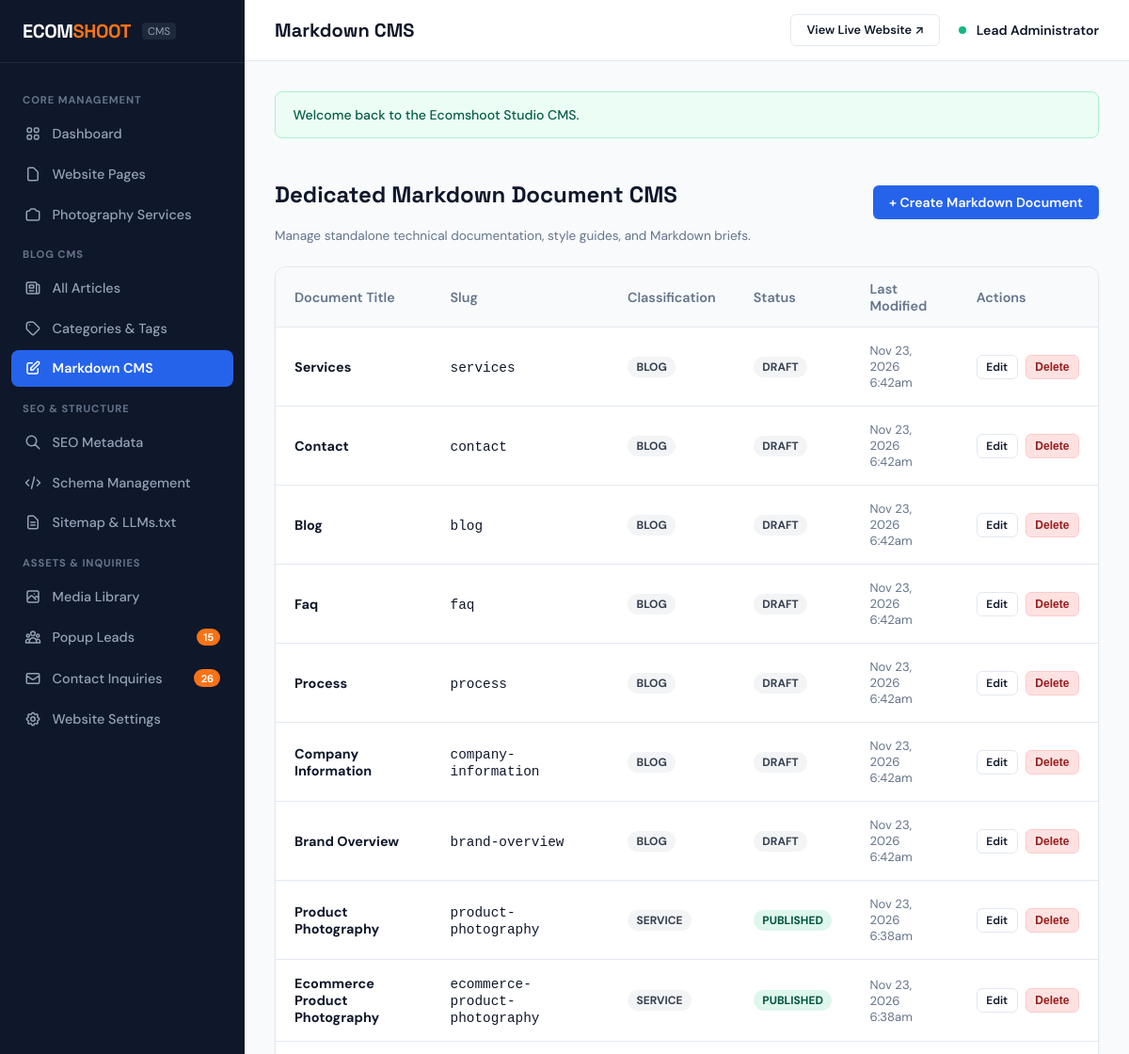
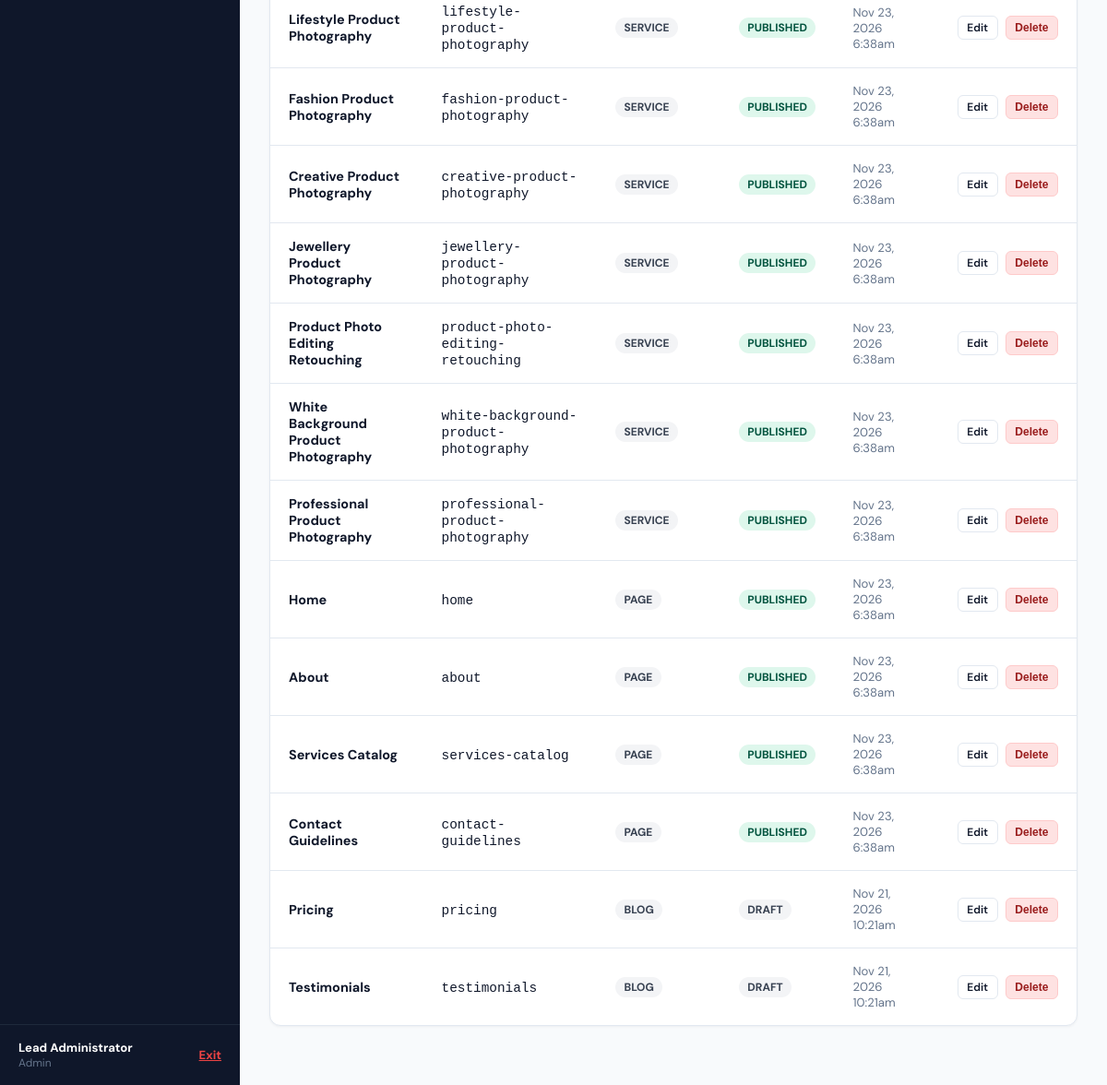
/admin/markdown.php (signed in), run on the app's committed database (2 pictures, top to bottom).
### tables this page shows
CREATE TABLE `markdown_documents` (
  `id` int(11) NOT NULL AUTO_INCREMENT,
  `title` varchar(200) NOT NULL,
  `slug` varchar(150) NOT NULL,
  `content` longtext NOT NULL,
  `status` enum('draft','published') DEFAULT 'draft',
  `related_type` varchar(50) DEFAULT 'blog',
  `related_id` int(11) DEFAULT NULL,
  `created_at` timestamp NULL DEFAULT current_timestamp(),
  `updated_at` timestamp NULL DEFAULT current_timestamp() ON UPDATE current_timestamp(),
  PRIMARY KEY (`id`),
  UNIQUE KEY `slug` (`slug`)
);

### config/config.php (called while the page is built, shortened)
<?php
function e(?string $string): string {
    return htmlspecialchars($string ?? '', ENT_QUOTES, 'UTF-8');
}
function url(string $path = ''): string {
    $cleanPath = ltrim($path, '/');
    $cleanPath = preg_replace('/\.php$/i', '', $cleanPath);
    return BASE_URL . ($cleanPath ? '/' . $cleanPath : '');
}

### admin/markdown.php (the view, shortened to what this page needs)
<?php
require_once __DIR__ . '/../config/config.php';
$db = Database::getInstance()->getConnection();
$docs = $db->query("SELECT * FROM markdown_documents ORDER BY updated_at DESC")->fetchAll(PDO::FETCH_ASSOC);
require_once __DIR__ . '/includes/header.php';
?>
<div style="display: flex; justify-content: space-between; align-items: center; margin-bottom: 1.5rem;">
  <div>
    <h2>Dedicated Markdown Document CMS</h2>
    <div style="font-size: 0.85rem; color: var(--admin-text-muted);">Manage standalone technical documentation, style guides, and Markdown briefs.</div>
  </div>
  <a href="<?= url('admin/markdown-edit.php') ?>" class="btn-admin btn-admin-primary">+ Create Markdown Document</a>
</div>
<div class="admin-card">
  <div class="admin-card-body" style="padding: 0;">
    <?php if (empty($docs)): ?>
      <div style="text-align: center; padding: 3rem; color: var(--admin-text-muted);">
        No Markdown documents created yet. Click "+ Create Markdown Document" above to start.
      </div>
    <?php else: ?>
      <table class="admin-table">
        <thead>
          <tr>
            <th>Document Title</th>
            <th>Slug</th>
            <th>Classification</th>
            <th>Status</th>
            <th>Last Modified</th>
            <th>Actions</th>
          </tr>
        </thead>
        <tbody>
          <?php foreach ($docs as $d): ?>
            <tr>
              <td style="font-weight: 700;"><?= e($d['title']) ?></td>
              <td><code><?= e($d['slug']) ?></code></td>
              <td><span class="status-pill status-draft"><?= strtoupper(e($d['related_type'])) ?></span></td>
              <td><span class="status-pill status-<?= ($d['status'] === 'published') ? 'published' : 'draft' ?>"><?= ucfirst(e($d['status'])) ?></span></td>
              <td style="font-size: 0.82rem; color: var(--admin-text-muted);"><?= date('M j, Y g:ia', strtotime($d['updated_at'])) ?></td>
              <td>
                <div style="display: flex; gap: 0.5rem;">
                  <a href="<?= url('admin/markdown-edit.php?id=' . $d['id']) ?>" class="btn-admin btn-admin-outline" style="font-size: 0.75rem; padding: 0.3rem 0.6rem;">Edit</a>
                  <form action="<?= url('admin/markdown.php?delete=' . $d['id']) ?>" method="POST" onsubmit="return confirm('Delete this Markdown document?');" style="display:inline;">
                    <button type="submit" class="btn-admin btn-admin-danger" style="font-size: 0.75rem; padding: 0.3rem 0.6rem;">Delete</button>
                  </form>
                </div>
              </td>
            </tr>
          <?php endforeach; ?>
        </tbody>
      </table>
    <?php endif; ?>
  </div>
</div>
<?php require_once __DIR__ . '/includes/footer.php'; ?>

### assets/css/admin.css (style rules this page uses)
:root { --admin-sidebar-width: 260px; --admin-header-height: 65px; --admin-bg: #F8FAFC; --admin-sidebar-bg: #0F172A; --admin-sidebar-hover: #1E293B; --admin-card-bg: #FFFFFF; --admin-border: #E2E8F0; --admin-text-main: #0F172A; --admin-text-muted: #64748B; --admin-primary: #2563EB; --admin-primary-hover: #1D4ED8; --admin-coral: #F97316; --admin-success: #10B981; --admin-danger: #EF4444; --admin-warning: #F59E0B; }
.admin-body h1, .admin-body h2, .admin-body h3, .admin-body h4, .admin-body h5, .admin-body h6, .admin-login-body h1, .admin-login-body h2, .admin-login-body h3, .admin-login-body h4, .admin-login-body h5, .admin-login-body h6 { color: var(--admin-text-main); font-family: 'Space Grotesk', -apple-system, sans-serif; font-weight: 700; }
body.admin-body { background-color: var(--admin-bg); color: var(--admin-text-main); font-family: 'DM Sans', -apple-system, BlinkMacSystemFont, sans-serif; margin: 0; display: flex; min-height: 100vh; }
.admin-card { background-color: var(--admin-card-bg); border: 1px solid var(--admin-border); border-radius: 12px; overflow: hidden; box-shadow: 0 1px 3px rgba(15, 23, 42, 0.05); margin-bottom: 2rem; }
.admin-card-body { padding: 1.5rem; }
.admin-table { width: 100%; border-collapse: collapse; text-align: left; font-size: 0.9rem; }
.admin-table th { background-color: #F8FAFC; padding: 0.85rem 1.25rem; font-weight: 600; color: var(--admin-text-muted); border-bottom: 1px solid var(--admin-border); }
.admin-table td { padding: 1rem 1.25rem; border-bottom: 1px solid var(--admin-border); vertical-align: middle; }
.admin-table tr:last-child td { border-bottom: none; }
.status-pill { display: inline-block; font-size: 0.75rem; font-weight: 700; padding: 0.2rem 0.6rem; border-radius: 9999px; text-transform: uppercase; }
.status-published, .status-active, .status-converted { background-color: #DEF7EC; color: #03543F; }
.status-draft, .status-inactive { background-color: #F3F4F6; color: #374151; }
.btn-admin { display: inline-flex; align-items: center; gap: 0.4rem; padding: 0.55rem 1rem; font-size: 0.88rem; font-weight: 600; border-radius: 6px; border: 1px solid transparent; cursor: pointer; text-decoration: none; line-height: 1.2; }
.btn-admin-primary { background-color: var(--admin-primary); color: #FFFFFF; }
.btn-admin-danger { background-color: #FEE2E2; color: #991B1B; border-color: #FECACA; }
.btn-admin-outline { background-color: #FFFFFF; border-color: var(--admin-border); color: var(--admin-text-main); }

### data on the page
markdown_documents: title "Services", slug "services", related_type "BLOG", status "DRAFT", updated_at "Nov 23, 2026 6:42am"
markdown_documents: title "Contact", slug "contact", related_type "BLOG", status "DRAFT", updated_at "Nov 23, 2026 6:42am"
markdown_documents: title "Blog", slug "blog", related_type "BLOG", status "DRAFT", updated_at "Nov 23, 2026 6:42am"
markdown_documents: title "Faq", slug "faq", related_type "BLOG", status "DRAFT", updated_at "Nov 23, 2026 6:42am"
markdown_documents: title "Process", slug "process", related_type "BLOG", status "DRAFT", updated_at "Nov 23, 2026 6:42am"
markdown_documents: title "Company Information", slug "company-information", related_type "BLOG", status "DRAFT", updated_at "Nov 23, 2026 6:42am"
markdown_documents: title "Brand Overview", slug "brand-overview", related_type "BLOG", status "DRAFT", updated_at "Nov 23, 2026 6:42am"
markdown_documents: title "Product Photography", slug "product-photography", related_type "SERVICE", status "PUBLISHED", updated_at "Nov 23, 2026 6:38am"
markdown_documents: title "Ecommerce Product Photography", slug "ecommerce-product-photography", related_type "SERVICE", status "PUBLISHED", updated_at "Nov 23, 2026 6:38am"
markdown_documents: title "Lifestyle Product Photography", slug "lifestyle-product-photography", related_type "SERVICE", status "PUBLISHED", updated_at "Nov 23, 2026 6:38am"
markdown_documents: title "Fashion Product Photography", slug "fashion-product-photography", related_type "SERVICE", status "PUBLISHED", updated_at "Nov 23, 2026 6:38am"
markdown_documents: title "Creative Product Photography", slug "creative-product-photography", related_type "SERVICE", status "PUBLISHED", updated_at "Nov 23, 2026 6:38am"
markdown_documents: title "Jewellery Product Photography", slug "jewellery-product-photography", related_type "SERVICE", status "PUBLISHED", updated_at "Nov 23, 2026 6:38am"
markdown_documents: title "Product Photo Editing Retouching", slug "product-photo-editing-retouching", related_type "SERVICE", status "PUBLISHED", updated_at "Nov 23, 2026 6:38am"
markdown_documents: title "White Background Product Photography", slug "white-background-product-photography", related_type "SERVICE", status "PUBLISHED", updated_at "Nov 23, 2026 6:38am"
markdown_documents: title "Professional Product Photography", slug "professional-product-photography", related_type "SERVICE", status "PUBLISHED", updated_at "Nov 23, 2026 6:38am"
markdown_documents: title "Home", slug "home", related_type "PAGE", status "PUBLISHED", updated_at "Nov 23, 2026 6:38am"
markdown_documents: title "About", slug "about", related_type "PAGE", status "PUBLISHED", updated_at "Nov 23, 2026 6:38am"
markdown_documents: title "Services Catalog", slug "services-catalog", related_type "PAGE", status "PUBLISHED", updated_at "Nov 23, 2026 6:38am"
markdown_documents: title "Contact Guidelines", slug "contact-guidelines", related_type "PAGE", status "PUBLISHED", updated_at "Nov 23, 2026 6:38am"
markdown_documents: title "Pricing", slug "pricing", related_type "BLOG", status "DRAFT", updated_at "Nov 21, 2026 10:21am"
markdown_documents: title "Testimonials", slug "testimonials", related_type "BLOG", status "DRAFT", updated_at "Nov 21, 2026 10:21am"

### other printed values
$newLeadsCount "15"
$unreadCount "26"
$currentAdmin['name'] "Lead Administrator"
$currentAdmin['role'] "Admin"
$adminTitle "Markdown CMS"
$flash['message'] "Welcome back to the Ecomshoot Studio CMS."
